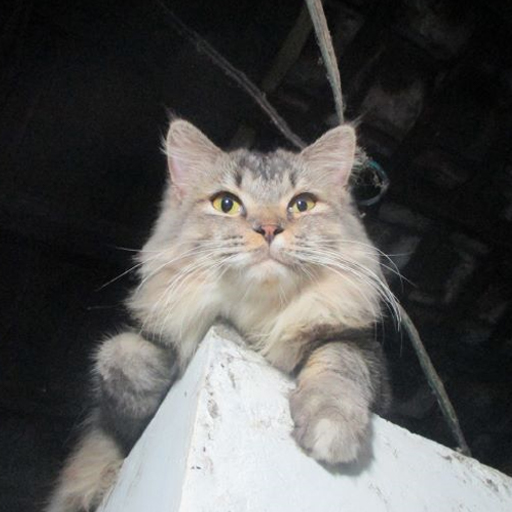
#> input picture Negative Filter/img/jireng.jpg, 512 x 512 px
$ python negativeEff.py
#> lines starting #> are read from the running program, lines starting #| are printed output that depends on the picture
# Nama file: negativeEff.py
# Deskripsi: Fungsi agar membuat foto negative filter
# Pembuat: Resma Adi Nugroho (24060121120021)
# Tanggal:  23 April 2022

# Mengimport file library OpenCv dan Matplotlib
import cv2
import matplotlib.pyplot as plot

# Input nama file sebagai gambar yang akan dimuat
print("---------Negative Filter pada Foto---------")
print('Masukan nama file beserta jenis ekstensinya')
file = input('Nama file : ')
#> the answer given: img/jireng.jpg

# Memuat file gambar
img_ori = cv2.imread(file, 1)
#> img_ori is the input picture: shape (512, 512, 3); mean B, G, R 83.9, 85.3, 86

# Menampilkan gambar original
plot.figure(1)
plot.imshow(img_ori)

# Mencari panjang dan lebar dari gambar
height, width, _ = img_ori.shape
#> height = 512; width = 512

for i in range(0, height - 1):
    for j in range(0, width - 1):

        # Mendapatkan nilai pixel
        pixel = img_ori[i, j]

        # Melakukan penegatifan pada setiap channel warna RGB
        # dengan pengurangan nilai pixel

        # index pertama berisi channel warna red
        pixel[0] = 255 - pixel[0]

        # index kedua berisi channel warna green
        pixel[1] = 255 - pixel[1]

        # index ketiga berisi channel warna blue
        pixel[2] = 255 - pixel[2]

        # masukan nilai yang baru ke dalam pixel
        img_ori[i, j] = pixel
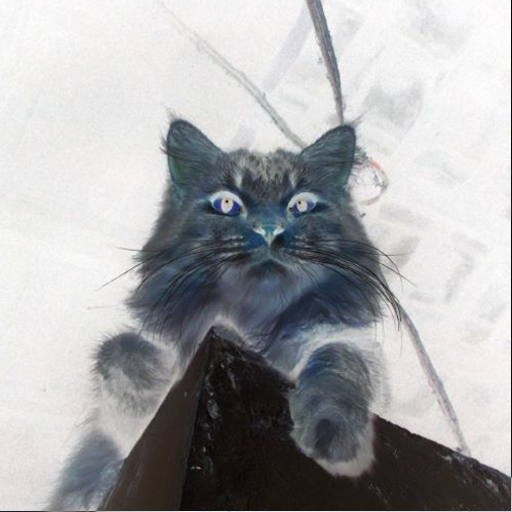
#> img_ori: shape (512, 512, 3); mean B, G, R 171, 169.5, 168.8

# Menampilkan gambar hasi dari penegatifan
plot.figure(2)
plot.imshow(img_ori)
plot.show()

$ run again, on Negative Filter/img/pesek.jpg
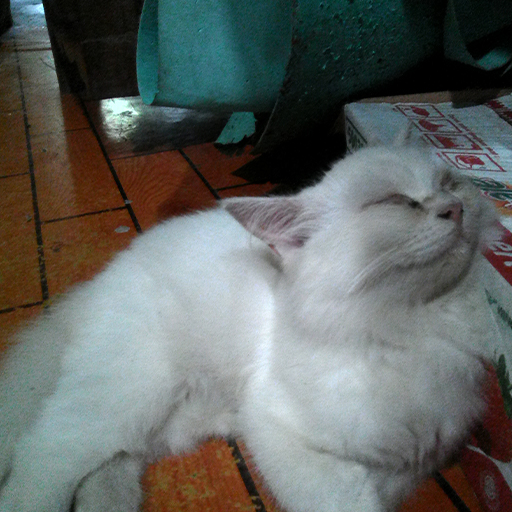
#> input picture Negative Filter/img/pesek.jpg, 512 x 512 px
#> img_ori is the input picture: shape (512, 512, 3); mean B, G, R 99, 101.9, 97.3
#> after the loop `for i in range(0, height - 1):`:
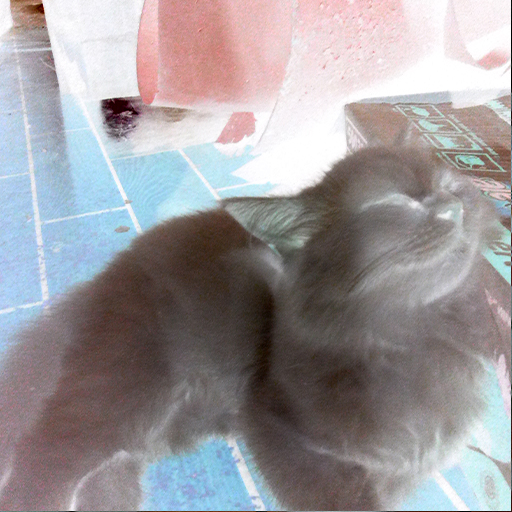
#> img_ori: shape (512, 512, 3); mean B, G, R 155.6, 152.7, 157.3
